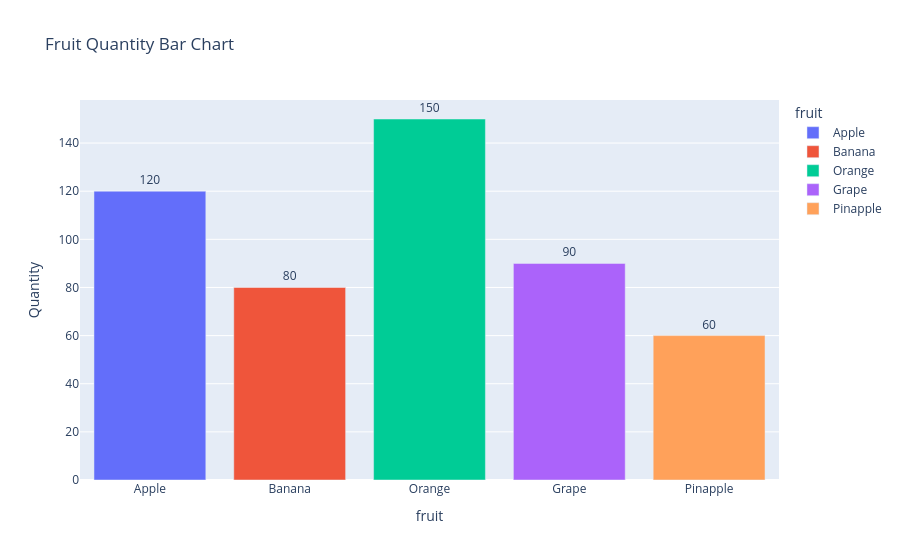

Notebook code for this chart:
### Code cell
data = {'fruit': ['Apple', 'Banana', 'Orange', 'Grape', 'Pinapple'],
        'Quantity': [120, 80, 150, 90, 60]}
df = pd.DataFrame(data)
fig = px.bar(df, x ='fruit', y = 'Quantity',text = 'Quantity',color ='fruit' ,title = "Fruit Quantity Bar Chart")
fig.update_traces(textposition = 'outside')
fig.update_layout(showlegend = True)
fig.show()

### Figure 1 — Plotly figure (JSON) as saved in the notebook; plotly's stock layout.template omitted (floating-point values rounded to 4 significant figures)
{"data": [{"hovertemplate": "fruit=%{x}<br>Quantity=%{text}<extra></extra>", "legendgroup": "Apple", "marker": {"color": "#636efa", "pattern": {"shape": ""}}, "name": "Apple", "orientation": "v", "showlegend": true, "text": [120.0], "textposition": "outside", "type": "bar", "x": ["Apple"], "xaxis": "x", "y": [120], "yaxis": "y"}, {"hovertemplate": "fruit=%{x}<br>Quantity=%{text}<extra></extra>", "legendgroup": "Banana", "marker": {"color": "#EF553B", "pattern": {"shape": ""}}, "name": "Banana", "orientation": "v", "showlegend": true, "text": [80.0], "textposition": "outside", "type": "bar", "x": ["Banana"], "xaxis": "x", "y": [80], "yaxis": "y"}, {"hovertemplate": "fruit=%{x}<br>Quantity=%{text}<extra></extra>", "legendgroup": "Orange", "marker": {"color": "#00cc96", "pattern": {"shape": ""}}, "name": "Orange", "orientation": "v", "showlegend": true, "text": [150.0], "textposition": "outside", "type": "bar", "x": ["Orange"], "xaxis": "x", "y": [150], "yaxis": "y"}, {"hovertemplate": "fruit=%{x}<br>Quantity=%{text}<extra></extra>", "legendgroup": "Grape", "marker": {"color": "#ab63fa", "pattern": {"shape": ""}}, "name": "Grape", "orientation": "v", "showlegend": true, "text": [90.0], "textposition": "outside", "type": "bar", "x": ["Grape"], "xaxis": "x", "y": [90], "yaxis": "y"}, {"hovertemplate": "fruit=%{x}<br>Quantity=%{text}<extra></extra>", "legendgroup": "Pinapple", "marker": {"color": "#FFA15A", "pattern": {"shape": ""}}, "name": "Pinapple", "orientation": "v", "showlegend": true, "text": [60.0], "textposition": "outside", "type": "bar", "x": ["Pinapple"], "xaxis": "x", "y": [60], "yaxis": "y"}], "layout": {"barmode": "relative", "legend": {"title": {"text": "fruit"}, "tracegroupgap": 0}, "showlegend": true, "title": {"text": "Fruit Quantity Bar Chart"}, "xaxis": {"anchor": "y", "categoryarray": ["Apple", "Banana", "Orange", "Grape", "Pinapple"], "categoryorder": "array", "domain": [0, 1], "title": {"text": "fruit"}}, "yaxis": {"anchor": "x", "domain": [0, 1], "title": {"text": "Quantity"}}}}
